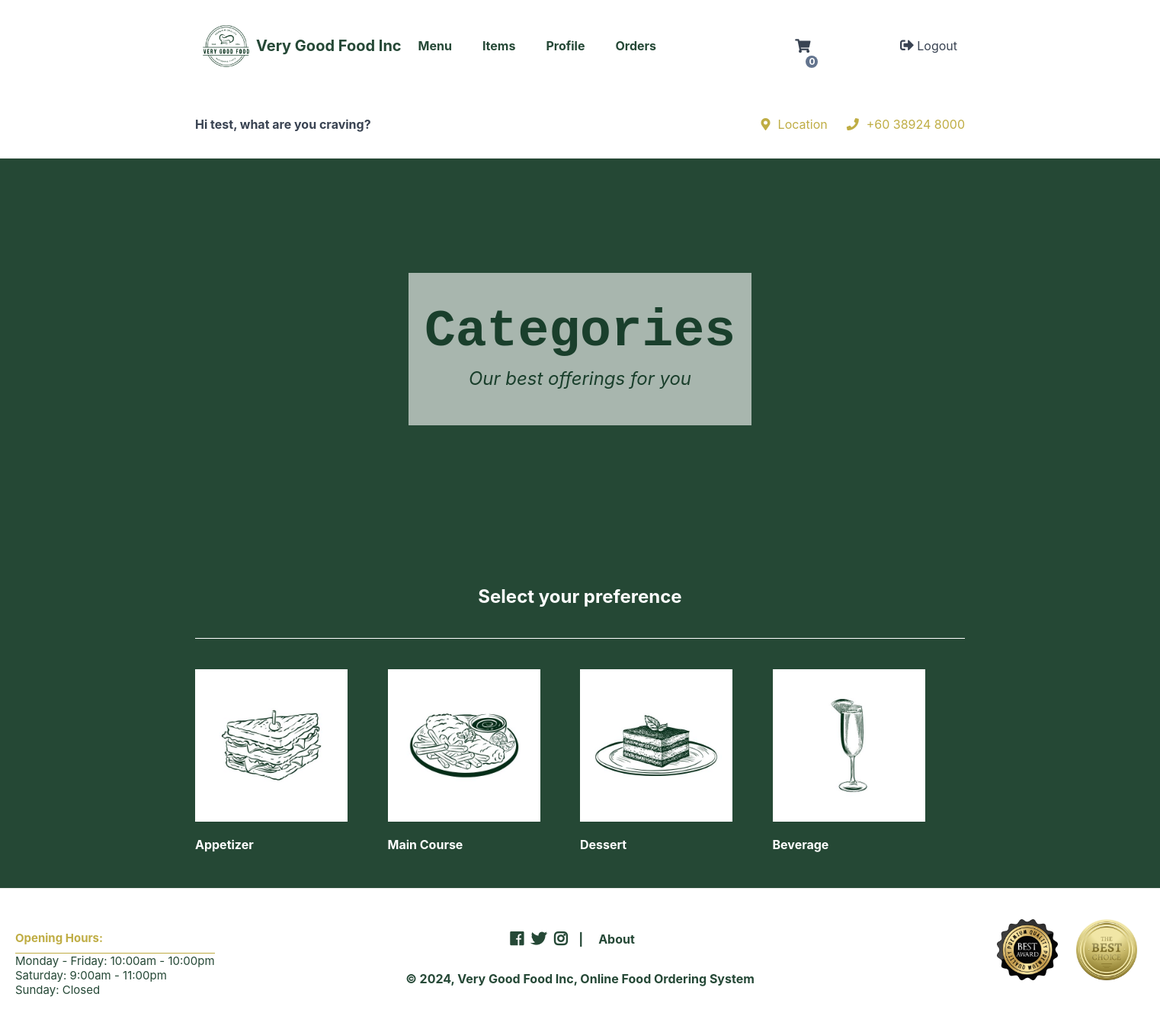
Screenshot of /index.php (signed in) with the database file from the repository.
### tables this page shows
CREATE TABLE `categories` (
  `id` int(11) NOT NULL,
  `name` varchar(200) NOT NULL,
  `img` text NOT NULL
);

### home.php (the view)
<?php
$stmt = $pdo->prepare('SELECT * FROM categories ORDER BY id');
$stmt->execute();
$categories = $stmt->fetchAll(PDO::FETCH_ASSOC);
?>
<?=template_header('Home')?>
<div class="featured">
    <h2>Categories</h2>
    <p>Our best offerings for you</p>
    <div class="background-shape"></div>
</div>
<div class="recentlyadded content-wrapper">
    <h2>Select your preference</h2>
    <div class="products">
        <?php foreach ($categories as $category): ?>
        <a href="index.php?page=products&cid=<?=$category['id']?>" class="product">
            <img src="imgs/<?=$category['img']?>" width="200" height="200" alt="<?=$category['name']?>">
            <span class="name"><?=$category['name']?></span>
        </a>
        <?php endforeach; ?>
    </div>
</div>
<?=template_footer()?>

### style.css (style rules this page uses)
* { box-sizing: border-box; font-family: -apple-system, BlinkMacSystemFont, "segoe ui", roboto, oxygen, ubuntu, cantarell, "fira sans", "droid sans", "helvetica neue", Arial, sans-serif; font-size: 16px; -webkit-font-smoothing: antialiased; -moz-osx-font-smoothing: grayscale; }
html { height: 100%; }
body { position: relative; min-height: 100%; color: #555555; background-color: #062e19df; margin: 0; padding-bottom: 150px; }
h1, h2, h3, h4, h5 { color: #394352; }
.content-wrapper { width: 1050px; margin: 0 auto; }
main .featured { display: flex; flex-direction: column; background-repeat: no-repeat; background-size: cover; height: 500px; align-items: center; justify-content: center; text-align: center; position: relative; animation: backgroundFade 8s infinite; }
main .featured h2 { font-family: Rockwell, Courier Bold, Courier, Georgia, Times, Times New Roman, serif; font-size: 68px; color: #062e19df; padding-bottom: 10px; position: absolute; top: 35%; left: 50%; transform: translate(-50%, -50%); z-index: 1; }
main .featured p { font-size: 24px; color: #062e19df; position: absolute; top: 50%; left: 50%; transform: translateX(-50%); z-index: 1; font-style: italic; }
main .background-shape { width: 450px; height: 200px; background-color: #ffffff; padding: 20px; margin: 20px; opacity: 60%; z-index: 0; }
main .recentlyadded h2 { display: block; color: white; font-weight: bold; margin: 0; padding: 40px 0; font-size: 24px; text-align: center; width: 100%; border-bottom: 1px solid #ffffff; }
main .recentlyadded .products, main .products .products-wrapper { display: flex; flex-wrap: wrap; align-items: center; justify-content: space-between; padding: 40px 0 0 0; }
main .recentlyadded .products .product, main .products .products-wrapper .product { display: block; overflow: hidden; text-decoration: none; width: 25%; padding-bottom: 60px; }
main .recentlyadded .products .product img, main .products .products-wrapper .product img { transform: scale(1); transition: transform 1s; }
main .recentlyadded .products .product .name, main .products .products-wrapper .product .name { display: block; color: #ffffff; font-weight: bold; padding: 20px 0 2px 0; }
.content-wrapper { margin: 0 auto; padding: 20px; justify-content: center; align-items: center; }

### rows the page displays
categories: img (picture), name "Appetizer"
categories: img (picture), name "Main Course"
categories: img (picture), name "Dessert"
categories: img (picture), name "Beverage"

### other values shown
$num_items_in_cart "0"
$name "test"
